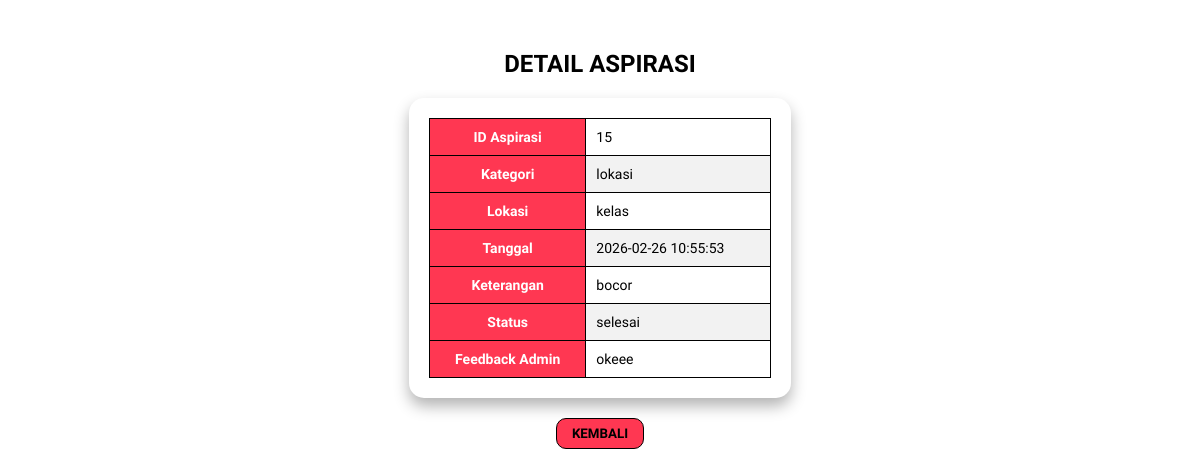
The page /UJIKOMFALAQ/detail-pengaduan.php?id=15 on the database its author committed.
### tables this page shows
CREATE TABLE `input_aspirasi` (
  `id_pelapor` int NOT NULL,
  `nis` varchar(225) NOT NULL,
  `id_kategori` int NOT NULL,
  `tanggal` datetime NOT NULL DEFAULT CURRENT_TIMESTAMP,
  `lokasi` varchar(225) NOT NULL,
  `ket` varchar(225) NOT NULL,
  `status` enum('menunggu','proses','selesai') NOT NULL DEFAULT 'menunggu',
  `feedback` varchar(225) DEFAULT NULL
);

CREATE TABLE `kategori` (
  `id_kategori` int NOT NULL,
  `ket_kategori` varchar(225) NOT NULL
);

### UJIKOMFALAQ/detail-pengaduan.php (the view, shortened to what this page needs)
<?php
$koneksi = mysqli_connect("localhost","root","","ujikom_12rpl2_falaq");
$id = $_GET['id'];
$query = mysqli_query($koneksi, "
    SELECT input_aspirasi.*, kategori.ket_kategori
    FROM input_aspirasi
    LEFT JOIN kategori
    ON input_aspirasi.id_kategori = kategori.id_kategori
    WHERE input_aspirasi.id_pelapor = '$id'
");
$data = mysqli_fetch_assoc($query);
?>
<!DOCTYPE html>
<html lang="en">
<head>
</head>
<body>
<h2>DETAIL ASPIRASI</h2>
<div class="box">
    <table>
        <tr>
            <th>ID Aspirasi</th>
            <td><?= $data['id_pelapor']; ?></td>
        </tr>
        <tr>
            <th>Kategori</th>
            <td><?= $data['ket_kategori']; ?></td>
        </tr>
        <tr>
            <th>Lokasi</th>
            <td><?= $data['lokasi']; ?></td>
        </tr>
        <tr>
            <th>Tanggal</th>
            <td><?= $data['tanggal']; ?></td>
        </tr>
        <tr>
            <th>Keterangan</th>
            <td><?= $data['ket']; ?></td>
        </tr>
        <tr>
            <th>Status</th>
            <td><?=$data['status']; ?></td>
        </tr>
        <tr>
            <th>Feedback Admin</th>
            <td>
                <?= $data['feedback'] ? $data['feedback'] : '<i>Belum ada feedback dari admin</i>'; ?>
            </td>
        </tr>
    </table>
</div>
<div class="kembali">
    <a href="data-pengaduan.php">
        <button><b>KEMBALI</b></button>
    </a>
</div>
</body>
</html>

### UJIKOMFALAQ/detail-pengaduan.php (style rules this page uses)
body { font-family: 'Baloo 2'; margin: 0; padding: 30px; background-color: white; text-align: center; }
h2 { color: black; margin-bottom: 20px; }
.box { background-color: white; padding: 20px; border-radius: 15px; box-shadow: 0 8px 15px rgba(0,0,0,0.3); overflow-x: auto; width: 30%; margin: auto; }
table { width: 100%; border-collapse: collapse; font-size: 14px; }
th, td { border: 1px solid black; padding: 10px; text-align: left; }
th { background-color: rgb(255, 55, 82); color: white; text-align: center; }
tr:nth-child(even) { background-color: #f2f2f2; }
button { border: 1px solid black; background-color: rgb(255, 55, 82); color: black; border-radius: 10px; padding: 7px 15px; font-family: 'Baloo 2'; transition: all 0.2s ease; }
a { text-decoration: none; }
.kembali { margin-top: 20px; }

### rows shown on the page
input_aspirasi: id_pelapor "15", id_kategori.ket_kategori "lokasi", lokasi "kelas", tanggal "2026-02-26 10:55:53", ket "bocor", status "selesai", feedback "okeee"
